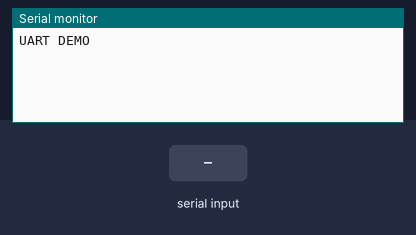
The sketch below on a simulated ESP32. On the bench: the last lines printed to the serial monitor. The inputs (shaded band) are chosen by the test bench.

Above: at 2.2 s.
2.3 s: "1" received over the second serial link
At 4.5 s:
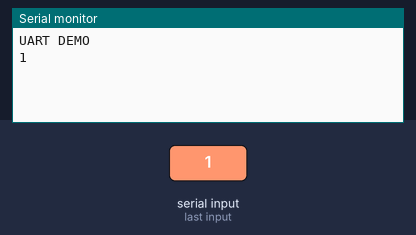
4.8 s: "0" received over the second serial link
At 6.2 s:
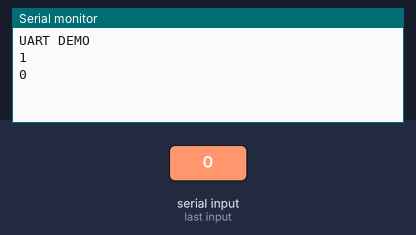
6.3 s: "2" received over the second serial link
At 8.3 s:
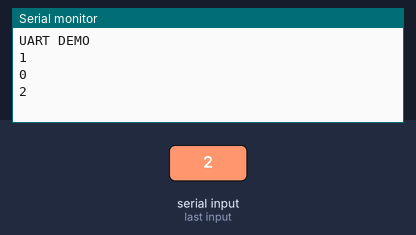

Measured:
- after the input at 2.3 s, the serial monitor: prints a new line after 1.0 s (image 1)
- after the input at 4.8 s, the serial monitor: prints a new line after 1.0 s (image 2)
- after the input at 6.3 s, the serial monitor: prints a new line after 1.5 s (image 3)

The sketch:

testuart.ino
```cpp
const int NEW_TX_PIN = 1;
const int NEW_RX_PIN = 2;

void setup() {
  // put your setup code here, to run once:
  Serial.begin(9600);
  Serial1.begin(9600, SERIAL_8N1, NEW_RX_PIN, NEW_TX_PIN);
  delay(1000);
  Serial.print("UART DEMO\n\n");
}

void loop() {
  Serial1.println("Hello this is ESP32");

  // Wait for data
  while(Serial1.available() <=0);

  String x = Serial1.readString();
  Serial.println(x);
  delay(1000);
}
```
